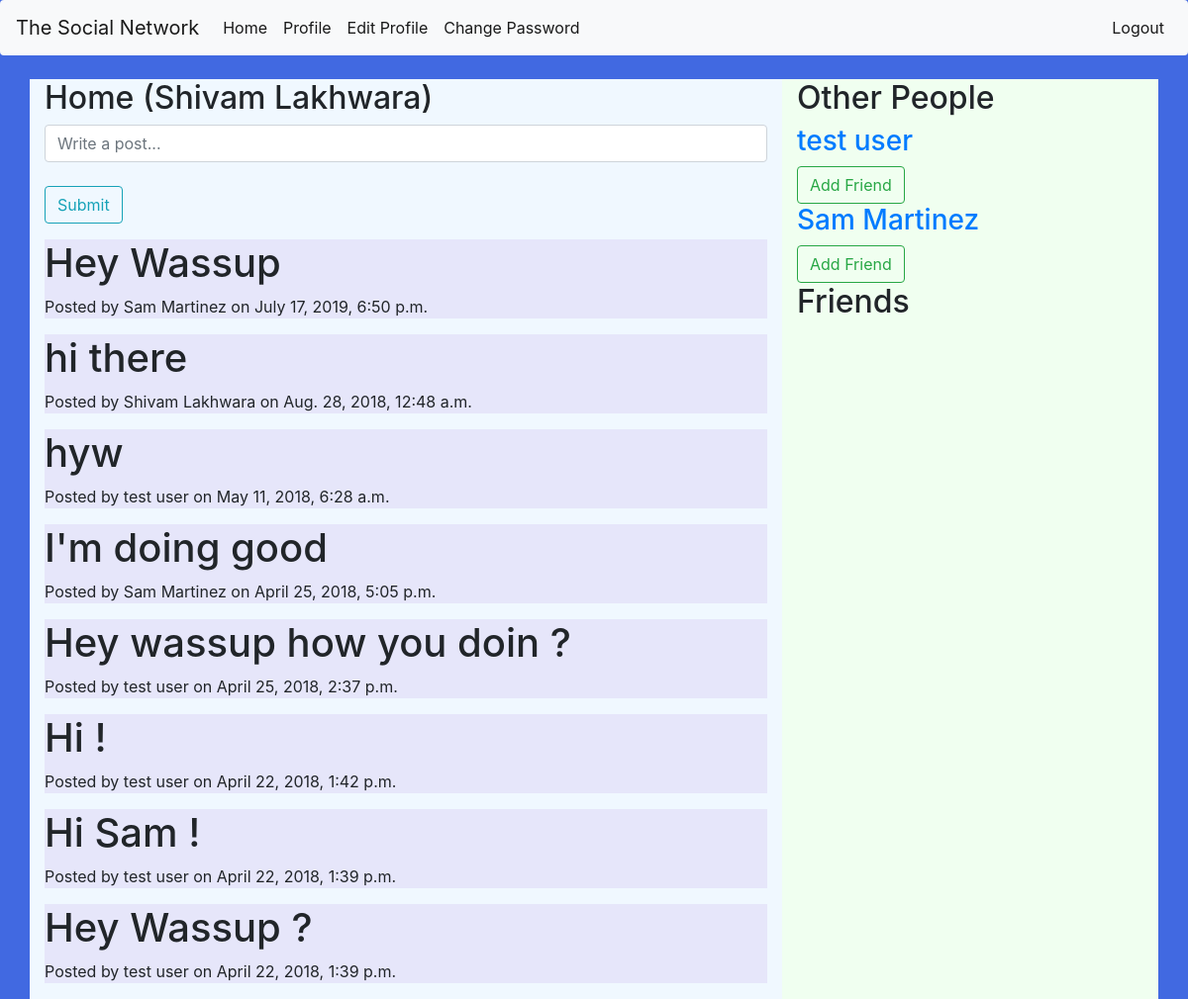
Screenshot of /home/ (signed in) with the database file from the repository.
### home/models.py (models this page shows)
class Post(models.Model):
    post = models.CharField(max_length=500)
    user = models.ForeignKey(User,on_delete=models.CASCADE)
    created = models.DateTimeField(auto_now_add=True)
    updated = models.DateTimeField(auto_now=True)

### home/views.py (the view, shortened to what this page needs)
class HomeView(TemplateView):
    template_name='home/home.html'
    def get(self,request):
        form = HomeForm()
        posts = Post.objects.all().order_by('-created')
        users = User.objects.exclude(id=request.user.id)
        friend = Friend.objects.get(current_user=request.user)
        friends = friend.users.all()
        args = {
            'form': form,'posts': posts,'users':users,'friends':friends
        }
        return render(request,self.template_name,args)

### home/forms.py
class HomeForm(forms.ModelForm):
    post = forms.CharField(widget=forms.TextInput(
        attrs = {
            'class': 'form-control',
            'placeholder':'Write a post...'
        }
    ))
    class Meta:
        model = Post
        fields = ('post',)

### home/templates/home/home.html (shortened to what this page needs)
{% extends 'base.html' %}
{% block body %}
<body id="ab">
<div class="container" >
    <br>
<div class="row" >
    <div class="col-md-8" id="okay">
            <h2 class=>Home ({{ user.get_full_name }})</h2>
            <form method="POST">
                {{ form.post }}
                <br>
                <button type="submit" class="btn btn-outline-info">Submit</button>
            </form>
            {% for post in posts %}
            <div id="wrap">
            <h1 class="">{{ post.post }}</h1>
            <p>Posted by {{ post.user.get_full_name }} on {{ post.created }}</p>
        </div>
            {% endfor %}
    </div>
    <div class="col-md-4" id="okay_1">
            <h2>Other People</h2>
            {% for user in users %}
            {% if not user in friends%}
            <a href="{% url 'accounts:view_profile_with_pk' pk=user.pk %}">
                    <h3>{{ user.get_full_name }}</h3>
            </a>
            <a href="{% url 'home:change_friends' operation='add' pk=user.pk %}">
                    <button type="button" class="btn btn-outline-success">Add Friend</button>
            </a>
            {% endif %}
            {% endfor %}
            <h2>Friends</h2>
        </div>
    </div>
    </div>
</body>
{% endblock %}

### Accounts/static/accounts/style.css (style rules this page uses)
body { background-color: cornflowerblue; }

### home/templates/home/home.html (style rules this page uses)
#wrap { background-color: lavender }
#okay { background-color: aliceblue }
#okay_1 { background-color: honeydew }
#ab { background-color: royalblue }

### rows the page displays
Post: post "Hey Wassup", user.get_full_name "Sam Martinez", created "July 17, 2019, 6:50 p.m."
Post: post "hi there", user.get_full_name "Shivam Lakhwara", created "Aug. 28, 2018, 12:48 a.m."
Post: post "hyw", user.get_full_name "test user", created "May 11, 2018, 6:28 a.m."
Post: post "I'm doing good", user.get_full_name "Sam Martinez", created "April 25, 2018, 5:05 p.m."
Post: post "Hey wassup how you doin ?", user.get_full_name "test user", created "April 25, 2018, 2:37 p.m."
Post: post "Hi !", user.get_full_name "test user", created "April 22, 2018, 1:42 p.m."
Post: post "Hi Sam !", user.get_full_name "test user", created "April 22, 2018, 1:39 p.m."
Post: post "Hey Wassup ?", user.get_full_name "test user", created "April 22, 2018, 1:39 p.m."

### other values shown
{{ user.get_full_name }} "Shivam Lakhwara"
{{ user.get_full_name }} "test user"
{{ user.get_full_name }} "Sam Martinez"
